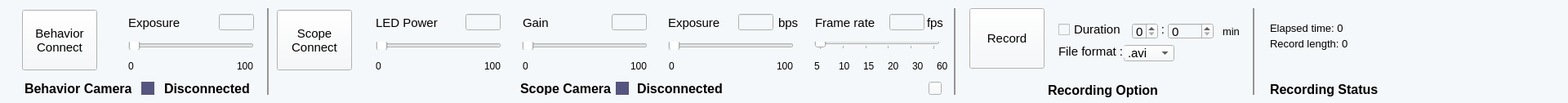
   <widget class="QWidget" name="widget_68" native="true">
    <property name="geometry">
     <rect>
      <x>0</x>
      <y>40</y>
      <width>1920</width>
      <height>126</height>
     </rect>
    </property>
    <property name="sizePolicy">
     <sizepolicy hsizetype="Preferred" vsizetype="Fixed">
      <horstretch>0</horstretch>
      <verstretch>0</verstretch>
     </sizepolicy>
    </property>
    <property name="minimumSize">
     <size>
      <width>1920</width>
      <height>126</height>
     </size>
    </property>
    <property name="styleSheet">
     <string notr="true">background-color: rgb(245, 248, 250);</string>
    </property>
    <widget class="QWidget" name="widget_31" native="true">
     <property name="geometry">
      <rect>
       <x>3112</x>
       <y>-2</y>
       <width>2</width>
       <height>115</height>
      </rect>
     </property>
     <property name="sizePolicy">
      <sizepolicy hsizetype="Fixed" vsizetype="Fixed">
       <horstretch>0</horstretch>
       <verstretch>0</verstretch>
      </sizepolicy>
     </property>
     <property name="minimumSize">
      <size>
       <width>2</width>
       <height>115</height>
      </size>
     </property>
     <property name="styleSheet">
      <string notr="true">background-color: rgb(149, 149, 149);</string>
     </property>
    </widget>
    <widget class="QLabel" name="label_21">
     <property name="geometry">
      <rect>
       <x>1555</x>
       <y>100</y>
       <width>141</width>
       <height>19</height>
      </rect>
     </property>
     <property name="font">
      <font>
       <family>Arial</family>
       <pointsize>12</pointsize>
       <weight>75</weight>
       <bold>true</bold>
      </font>
     </property>
     <property name="text">
      <string>Recording Status</string>
     </property>
    </widget>
    <widget class="QLabel" name="label_25">
     <property name="geometry">
      <rect>
       <x>1555</x>
       <y>45</y>
       <width>131</width>
       <height>16</height>
      </rect>
     </property>
     <property name="font">
      <font>
       <family>Arial</family>
       <pointsize>10</pointsize>
      </font>
     </property>
     <property name="text">
      <string>Record length: 0</string>
     </property>
    </widget>
    <widget class="QLabel" name="label_24">
     <property name="geometry">
      <rect>
       <x>1555</x>
       <y>26</y>
       <width>131</width>
       <height>16</height>
      </rect>
     </property>
     <property name="font">
      <font>
       <family>Arial</family>
       <pointsize>10</pointsize>
      </font>
     </property>
     <property name="text">
      <string>Elapsed time: 0</string>
     </property>
    </widget>
    <widget class="QWidget" name="widget_23" native="true">
     <property name="geometry">
      <rect>
       <x>327</x>
       <y>10</y>
       <width>2</width>
       <height>106</height>
      </rect>
     </property>
     <property name="sizePolicy">
      <sizepolicy hsizetype="Fixed" vsizetype="Fixed">
       <horstretch>0</horstretch>
       <verstretch>0</verstretch>
      </sizepolicy>
     </property>
     <property name="minimumSize">
      <size>
       <width>2</width>
       <height>106</height>
      </size>
     </property>
     <property name="styleSheet">
      <string notr="true">background-color: rgb(149, 149, 149);</string>
     </property>
    </widget>
    <widget class="QWidget" name="widget_24" native="true">
     <property name="geometry">
      <rect>
       <x>1168</x>
       <y>10</y>
       <width>2</width>
       <height>106</height>
      </rect>
     </property>
     <property name="sizePolicy">
      <sizepolicy hsizetype="Fixed" vsizetype="Fixed">
       <horstretch>0</horstretch>
       <verstretch>0</verstretch>
      </sizepolicy>
     </property>
     <property name="minimumSize">
      <size>
       <width>2</width>
       <height>106</height>
      </size>
     </property>
     <property name="styleSheet">
      <string notr="true">background-color: rgb(149, 149, 149);</string>
     </property>
    </widget>
    <widget class="QWidget" name="widget_32" native="true">
     <property name="geometry">
      <rect>
       <x>1534</x>
       <y>10</y>
       <width>2</width>
       <height>106</height>
      </rect>
     </property>
     <property name="sizePolicy">
      <sizepolicy hsizetype="Fixed" vsizetype="Fixed">
       <horstretch>0</horstretch>
       <verstretch>0</verstretch>
      </sizepolicy>
     </property>
     <property name="minimumSize">
      <size>
       <width>2</width>
       <height>106</height>
      </size>
     </property>
     <property name="styleSheet">
      <string notr="true">background-color: rgb(149, 149, 149);</string>
     </property>
    </widget>
    <widget class="QWidget" name="DAQBehCamPanel" native="true">
     <property name="geometry">
      <rect>
       <x>140</x>
       <y>10</y>
       <width>181</width>
       <height>81</height>
      </rect>
     </property>
     <widget class="QLabel" name="label_159">
      <property name="geometry">
       <rect>
        <x>17</x>
        <y>60</y>
        <width>21</width>
        <height>21</height>
       </rect>
      </property>
      <property name="font">
       <font>
        <family>Arial</family>
        <pointsize>9</pointsize>
       </font>
      </property>
      <property name="layoutDirection">
       <enum>Qt::LeftToRight</enum>
      </property>
      <property name="text">
       <string>0</string>
      </property>
      <property name="alignment">
       <set>Qt::AlignLeading|Qt::AlignLeft|Qt::AlignVCenter</set>
      </property>
     </widget>
     <widget class="QLineEdit" name="DAQBehExposureValue">
      <property name="geometry">
       <rect>
        <x>128</x>
        <y>7</y>
        <width>43</width>
        <height>20</height>
       </rect>
      </property>
      <property name="sizePolicy">
       <sizepolicy hsizetype="Fixed" vsizetype="Fixed">
        <horstretch>0</horstretch>
        <verstretch>0</verstretch>
       </sizepolicy>
      </property>
      <property name="minimumSize">
       <size>
        <width>43</width>
        <height>20</height>
       </size>
      </property>
     </widget>
     <widget class="QSlider" name="DAQBehExposureSlider">
      <property name="geometry">
       <rect>
        <x>17</x>
        <y>41</y>
        <width>154</width>
        <height>10</height>
       </rect>
      </property>
      <property name="sizePolicy">
       <sizepolicy hsizetype="Fixed" vsizetype="Fixed">
        <horstretch>0</horstretch>
        <verstretch>0</verstretch>
       </sizepolicy>
      </property>
      <property name="minimumSize">
       <size>
        <width>154</width>
        <height>10</height>
       </size>
      </property>
      <property name="cursor">
       <cursorShape>PointingHandCursor</cursorShape>
      </property>
      <property name="orientation">
       <enum>Qt::Horizontal</enum>
      </property>
     </widget>
     <widget class="QLabel" name="label_161">
      <property name="geometry">
       <rect>
        <x>150</x>
        <y>60</y>
        <width>31</width>
        <height>21</height>
       </rect>
      </property>
      <property name="font">
       <font>
        <family>Arial</family>
        <pointsize>9</pointsize>
       </font>
      </property>
      <property name="layoutDirection">
       <enum>Qt::LeftToRight</enum>
      </property>
      <property name="text">
       <string>100</string>
      </property>
      <property name="alignment">
       <set>Qt::AlignLeading|Qt::AlignLeft|Qt::AlignVCenter</set>
      </property>
     </widget>
     <widget class="QLabel" name="label_160">
      <property name="geometry">
       <rect>
        <x>17</x>
        <y>7</y>
        <width>91</width>
        <height>21</height>
       </rect>
      </property>
      <property name="font">
       <font>
        <family>Arial</family>
        <pointsize>11</pointsize>
       </font>
      </property>
      <property name="text">
       <string>Exposure</string>
      </property>
     </widget>
    </widget>
    <widget class="QWidget" name="DAQScopeCamPanel" native="true">
     <property name="geometry">
      <rect>
       <x>440</x>
       <y>0</y>
       <width>721</width>
       <height>91</height>
      </rect>
     </property>
     <widget class="QLabel" name="label_143">
      <property name="geometry">
       <rect>
        <x>647</x>
        <y>70</y>
        <width>21</width>
        <height>21</height>
       </rect>
      </property>
      <property name="font">
       <font>
        <family>Arial</family>
        <pointsize>9</pointsize>
       </font>
      </property>
      <property name="layoutDirection">
       <enum>Qt::LeftToRight</enum>
      </property>
      <property name="text">
       <string>20</string>
      </property>
      <property name="alignment">
       <set>Qt::AlignLeading|Qt::AlignLeft|Qt::AlignVCenter</set>
      </property>
     </widget>
     <widget class="QLabel" name="label_150">
      <property name="geometry">
       <rect>
        <x>378</x>
        <y>17</y>
        <width>91</width>
        <height>21</height>
       </rect>
      </property>
      <property name="font">
       <font>
        <family>Arial</family>
        <pointsize>11</pointsize>
       </font>
      </property>
      <property name="text">
       <string>Exposure</string>
      </property>
     </widget>
     <widget class="QLabel" name="label_148">
      <property name="geometry">
       <rect>
        <x>379</x>
        <y>70</y>
        <width>21</width>
        <height>21</height>
       </rect>
      </property>
      <property name="font">
       <font>
        <family>Arial</family>
        <pointsize>9</pointsize>
       </font>
      </property>
      <property name="layoutDirection">
       <enum>Qt::LeftToRight</enum>
      </property>
      <property name="text">
       <string>0</string>
      </property>
      <property name="alignment">
       <set>Qt::AlignLeading|Qt::AlignLeft|Qt::AlignVCenter</set>
      </property>
     </widget>
     <widget class="QLabel" name="label_157">
      <property name="geometry">
       <rect>
        <x>558</x>
        <y>17</y>
        <width>91</width>
        <height>21</height>
       </rect>
      </property>
      <property name="font">
       <font>
        <family>Arial</family>
        <pointsize>11</pointsize>
       </font>
      </property>
      <property name="text">
       <string>Frame rate</string>
      </property>
     </widget>
     <widget class="QLabel" name="label_142">
      <property name="geometry">
       <rect>
        <x>20</x>
        <y>17</y>
        <width>91</width>
        <height>21</height>
       </rect>
      </property>
      <property name="font">
       <font>
        <family>Arial</family>
        <pointsize>11</pointsize>
       </font>
      </property>
      <property name="text">
       <string>LED Power</string>
      </property>
     </widget>
     <widget class="QSlider" name="DAQScopeFRSlider">
      <property name="geometry">
       <rect>
        <x>557</x>
        <y>51</y>
        <width>154</width>
        <height>10</height>
       </rect>
      </property>
      <property name="sizePolicy">
       <sizepolicy hsizetype="Fixed" vsizetype="Fixed">
        <horstretch>0</horstretch>
        <verstretch>0</verstretch>
       </sizepolicy>
      </property>
      <property name="minimumSize">
       <size>
        <width>154</width>
        <height>10</height>
       </size>
      </property>
      <property name="cursor">
       <cursorShape>PointingHandCursor</cursorShape>
      </property>
      <property name="mouseTracking">
       <bool>false</bool>
      </property>
      <property name="minimum">
       <number>0</number>
      </property>
      <property name="maximum">
       <number>5</number>
      </property>
      <property name="singleStep">
       <number>1</number>
      </property>
      <property name="pageStep">
       <number>1</number>
      </property>
      <property name="value">
       <number>0</number>
      </property>
      <property name="sliderPosition">
       <number>0</number>
      </property>
      <property name="orientation">
       <enum>Qt::Horizontal</enum>
      </property>
      <property name="invertedControls">
       <bool>false</bool>
      </property>
      <property name="tickPosition">
       <enum>QSlider::TicksBelow</enum>
      </property>
      <property name="tickInterval">
       <number>1</number>
      </property>
     </widget>
     <widget class="QLineEdit" name="DAQScopeFRvalue">
      <property name="geometry">
       <rect>
        <x>649</x>
        <y>17</y>
        <width>43</width>
        <height>20</height>
       </rect>
      </property>
      <property name="sizePolicy">
       <sizepolicy hsizetype="Fixed" vsizetype="Fixed">
        <horstretch>0</horstretch>
        <verstretch>0</verstretch>
       </sizepolicy>
      </property>
      <property name="minimumSize">
       <size>
        <width>43</width>
        <height>20</height>
       </size>
      </property>
     </widget>
     <widget class="QSlider" name="DAQScopeLEDSlider">
      <property name="geometry">
       <rect>
        <x>20</x>
        <y>51</y>
        <width>154</width>
        <height>10</height>
       </rect>
      </property>
      <property name="sizePolicy">
       <sizepolicy hsizetype="Fixed" vsizetype="Fixed">
        <horstretch>0</horstretch>
        <verstretch>0</verstretch>
       </sizepolicy>
      </property>
      <property name="minimumSize">
       <size>
        <width>154</width>
        <height>10</height>
       </size>
      </property>
      <property name="cursor">
       <cursorShape>PointingHandCursor</cursorShape>
      </property>
      <property name="orientation">
       <enum>Qt::Horizontal</enum>
      </property>
     </widget>
     <widget class="QLabel" name="label_141">
      <property name="geometry">
       <rect>
        <x>557</x>
        <y>70</y>
        <width>21</width>
        <height>21</height>
       </rect>
      </property>
      <property name="font">
       <font>
        <family>Arial</family>
        <pointsize>9</pointsize>
       </font>
      </property>
      <property name="layoutDirection">
       <enum>Qt::LeftToRight</enum>
      </property>
      <property name="text">
       <string>5</string>
      </property>
      <property name="alignment">
       <set>Qt::AlignLeading|Qt::AlignLeft|Qt::AlignVCenter</set>
      </property>
     </widget>
     <widget class="QLabel" name="label_154">
      <property name="geometry">
       <rect>
        <x>707</x>
        <y>70</y>
        <width>31</width>
        <height>21</height>
       </rect>
      </property>
      <property name="font">
       <font>
        <family>Arial</family>
        <pointsize>9</pointsize>
       </font>
      </property>
      <property name="layoutDirection">
       <enum>Qt::LeftToRight</enum>
      </property>
      <property name="text">
       <string>60</string>
      </property>
      <property name="alignment">
       <set>Qt::AlignLeading|Qt::AlignLeft|Qt::AlignVCenter</set>
      </property>
     </widget>
     <widget class="QLabel" name="label_147">
      <property name="geometry">
       <rect>
        <x>153</x>
        <y>70</y>
        <width>31</width>
        <height>21</height>
       </rect>
      </property>
      <property name="font">
       <font>
        <family>Arial</family>
        <pointsize>9</pointsize>
       </font>
      </property>
      <property name="layoutDirection">
       <enum>Qt::LeftToRight</enum>
      </property>
      <property name="text">
       <string>100</string>
      </property>
      <property name="alignment">
       <set>Qt::AlignLeading|Qt::AlignLeft|Qt::AlignVCenter</set>
      </property>
     </widget>
     <widget class="QSlider" name="DAQScopeGainSlider">
      <property name="geometry">
       <rect>
        <x>199</x>
        <y>51</y>
        <width>154</width>
        <height>10</height>
       </rect>
      </property>
      <property name="sizePolicy">
       <sizepolicy hsizetype="Fixed" vsizetype="Fixed">
        <horstretch>0</horstretch>
        <verstretch>0</verstretch>
       </sizepolicy>
      </property>
      <property name="minimumSize">
       <size>
        <width>154</width>
        <height>10</height>
       </size>
      </property>
      <property name="cursor">
       <cursorShape>PointingHandCursor</cursorShape>
      </property>
      <property name="orientation">
       <enum>Qt::Horizontal</enum>
      </property>
     </widget>
     <widget class="QSlider" name="DAQScopeExposureSlider">
      <property name="geometry">
       <rect>
        <x>378</x>
        <y>51</y>
        <width>154</width>
        <height>10</height>
       </rect>
      </property>
      <property name="sizePolicy">
       <sizepolicy hsizetype="Fixed" vsizetype="Fixed">
        <horstretch>0</horstretch>
        <verstretch>0</verstretch>
       </sizepolicy>
      </property>
      <property name="minimumSize">
       <size>
        <width>154</width>
        <height>10</height>
       </size>
      </property>
      <property name="cursor">
       <cursorShape>PointingHandCursor</cursorShape>
      </property>
      <property name="orientation">
       <enum>Qt::Horizontal</enum>
      </property>
     </widget>
     <widget class="QLabel" name="label_218">
      <property name="geometry">
       <rect>
        <x>513</x>
        <y>17</y>
        <width>31</width>
        <height>21</height>
       </rect>
      </property>
      <property name="font">
       <font>
        <family>Arial</family>
        <pointsize>11</pointsize>
       </font>
      </property>
      <property name="text">
       <string>bps</string>
      </property>
     </widget>
     <widget class="QLabel" name="label_144">
      <property name="geometry">
       <rect>
        <x>200</x>
        <y>17</y>
        <width>67</width>
        <height>21</height>
       </rect>
      </property>
      <property name="font">
       <font>
        <family>Arial</family>
        <pointsize>11</pointsize>
       </font>
      </property>
      <property name="text">
       <string>Gain</string>
      </property>
     </widget>
     <widget class="QLabel" name="label_146">
      <property name="geometry">
       <rect>
        <x>200</x>
        <y>70</y>
        <width>21</width>
        <height>21</height>
       </rect>
      </property>
      <property name="font">
       <font>
        <family>Arial</family>
        <pointsize>9</pointsize>
       </font>
      </property>
      <property name="layoutDirection">
       <enum>Qt::LeftToRight</enum>
      </property>
      <property name="text">
       <string>0</string>
      </property>
      <property name="alignment">
       <set>Qt::AlignLeading|Qt::AlignLeft|Qt::AlignVCenter</set>
      </property>
     </widget>
     <widget class="QLabel" name="label_149">
      <property name="geometry">
       <rect>
        <x>587</x>
        <y>70</y>
        <width>21</width>
        <height>21</height>
       </rect>
      </property>
      <property name="font">
       <font>
        <family>Arial</family>
        <pointsize>9</pointsize>
       </font>
      </property>
      <property name="layoutDirection">
       <enum>Qt::LeftToRight</enum>
      </property>
      <property name="text">
       <string>10</string>
      </property>
      <property name="alignment">
       <set>Qt::AlignLeading|Qt::AlignLeft|Qt::AlignVCenter</set>
      </property>
     </widget>
     <widget class="QLabel" name="label_158">
      <property name="geometry">
       <rect>
        <x>677</x>
        <y>70</y>
        <width>21</width>
        <height>21</height>
       </rect>
      </property>
      <property name="font">
       <font>
        <family>Arial</family>
        <pointsize>9</pointsize>
       </font>
      </property>
      <property name="layoutDirection">
       <enum>Qt::LeftToRight</enum>
      </property>
      <property name="text">
       <string>30</string>
      </property>
      <property name="alignment">
       <set>Qt::AlignLeading|Qt::AlignLeft|Qt::AlignVCenter</set>
      </property>
     </widget>
     <widget class="QLineEdit" name="DAQScopeLEDValue">
      <property name="geometry">
       <rect>
        <x>130</x>
        <y>17</y>
        <width>43</width>
        <height>20</height>
       </rect>
      </property>
      <property name="sizePolicy">
       <sizepolicy hsizetype="Fixed" vsizetype="Fixed">
        <horstretch>0</horstretch>
        <verstretch>0</verstretch>
       </sizepolicy>
      </property>
      <property name="minimumSize">
       <size>
        <width>43</width>
        <height>20</height>
       </size>
      </property>
     </widget>
     <widget class="QLabel" name="label_156">
      <property name="geometry">
       <rect>
        <x>617</x>
        <y>70</y>
        <width>21</width>
        <height>21</height>
       </rect>
      </property>
      <property name="font">
       <font>
        <family>Arial</family>
        <pointsize>9</pointsize>
       </font>
      </property>
      <property name="layoutDirection">
       <enum>Qt::LeftToRight</enum>
      </property>
      <property name="text">
       <string>15</string>
      </property>
      <property name="alignment">
       <set>Qt::AlignLeading|Qt::AlignLeft|Qt::AlignVCenter</set>
      </property>
     </widget>
     <widget class="QLabel" name="label_152">
      <property name="geometry">
       <rect>
        <x>332</x>
        <y>70</y>
        <width>31</width>
        <height>21</height>
       </rect>
      </property>
      <property name="font">
       <font>
        <family>Arial</family>
        <pointsize>9</pointsize>
       </font>
      </property>
      <property name="layoutDirection">
       <enum>Qt::LeftToRight</enum>
      </property>
      <property name="text">
       <string>100</string>
      </property>
      <property name="alignment">
       <set>Qt::AlignLeading|Qt::AlignLeft|Qt::AlignVCenter</set>
      </property>
     </widget>
     <widget class="QLabel" name="label_155">
      <property name="geometry">
       <rect>
        <x>695</x>
        <y>17</y>
        <width>31</width>
        <height>21</height>
       </rect>
      </property>
      <property name="font">
       <font>
        <family>Arial</family>
        <pointsize>11</pointsize>
       </font>
      </property>
      <property name="text">
       <string>fps</string>
      </property>
     </widget>
     <widget class="QLineEdit" name="DAQScopeGainValue">
      <property name="geometry">
       <rect>
        <x>309</x>
        <y>17</y>
        <width>43</width>
        <height>20</height>
       </rect>
      </property>
      <property name="sizePolicy">
       <sizepolicy hsizetype="Fixed" vsizetype="Fixed">
        <horstretch>0</horstretch>
        <verstretch>0</verstretch>
       </sizepolicy>
      </property>
      <property name="minimumSize">
       <size>
        <width>43</width>
        <height>20</height>
       </size>
      </property>
      <property name="text">
       <string/>
      </property>
     </widget>
     <widget class="QLabel" name="label_145">
      <property name="geometry">
       <rect>
        <x>20</x>
        <y>70</y>
        <width>21</width>
        <height>21</height>
       </rect>
      </property>
      <property name="font">
       <font>
        <family>Arial</family>
        <pointsize>9</pointsize>
       </font>
      </property>
      <property name="layoutDirection">
       <enum>Qt::LeftToRight</enum>
      </property>
      <property name="text">
       <string>0</string>
      </property>
      <property name="alignment">
       <set>Qt::AlignLeading|Qt::AlignLeft|Qt::AlignVCenter</set>
      </property>
     </widget>
     <widget class="QLineEdit" name="DAQScopeExposureValue">
      <property name="geometry">
       <rect>
        <x>464</x>
        <y>17</y>
        <width>43</width>
        <height>20</height>
       </rect>
      </property>
      <property name="sizePolicy">
       <sizepolicy hsizetype="Fixed" vsizetype="Fixed">
        <horstretch>0</horstretch>
        <verstretch>0</verstretch>
       </sizepolicy>
      </property>
      <property name="minimumSize">
       <size>
        <width>43</width>
        <height>20</height>
       </size>
      </property>
     </widget>
     <widget class="QLabel" name="label_153">
      <property name="geometry">
       <rect>
        <x>511</x>
        <y>70</y>
        <width>31</width>
        <height>21</height>
       </rect>
      </property>
      <property name="font">
       <font>
        <family>Arial</family>
        <pointsize>9</pointsize>
       </font>
      </property>
      <property name="layoutDirection">
       <enum>Qt::LeftToRight</enum>
      </property>
      <property name="text">
       <string>100</string>
      </property>
      <property name="alignment">
       <set>Qt::AlignLeading|Qt::AlignLeft|Qt::AlignVCenter</set>
      </property>
     </widget>
    </widget>
    <widget class="QWidget" name="widget_2" native="true">
     <property name="geometry">
      <rect>
       <x>1180</x>
       <y>0</y>
       <width>351</width>
       <height>121</height>
      </rect>
     </property>
     <widget class="QLabel" name="label_23">
      <property name="geometry">
       <rect>
        <x>0</x>
        <y>100</y>
        <width>341</width>
        <height>20</height>
       </rect>
      </property>
      <property name="font">
       <font>
        <family>Arial</family>
        <pointsize>12</pointsize>
        <weight>75</weight>
        <bold>true</bold>
       </font>
      </property>
      <property name="text">
       <string>Recording Option</string>
      </property>
      <property name="alignment">
       <set>Qt::AlignCenter</set>
      </property>
     </widget>
     <widget class="QLabel" name="label_20">
      <property name="geometry">
       <rect>
        <x>236</x>
        <y>28</y>
        <width>16</width>
        <height>16</height>
       </rect>
      </property>
      <property name="font">
       <font>
        <family>Arial</family>
        <pointsize>11</pointsize>
       </font>
      </property>
      <property name="text">
       <string>:</string>
      </property>
      <property name="alignment">
       <set>Qt::AlignCenter</set>
      </property>
     </widget>
     <widget class="QLabel" name="label_26">
      <property name="geometry">
       <rect>
        <x>317</x>
        <y>30</y>
        <width>21</width>
        <height>16</height>
       </rect>
      </property>
      <property name="font">
       <font>
        <family>Arial</family>
        <pointsize>10</pointsize>
       </font>
      </property>
      <property name="text">
       <string>min</string>
      </property>
     </widget>
     <widget class="QPushButton" name="DAQRecordButton">
      <property name="geometry">
       <rect>
        <x>7</x>
        <y>10</y>
        <width>92</width>
        <height>74</height>
       </rect>
      </property>
      <property name="minimumSize">
       <size>
        <width>92</width>
        <height>74</height>
       </size>
      </property>
      <property name="font">
       <font>
        <family>Arial</family>
        <pointsize>11</pointsize>
       </font>
      </property>
      <property name="text">
       <string>Record</string>
      </property>
     </widget>
     <widget class="QSpinBox" name="spinBox">
      <property name="geometry">
       <rect>
        <x>206</x>
        <y>28</y>
        <width>32</width>
        <height>20</height>
       </rect>
      </property>
      <property name="minimumSize">
       <size>
        <width>32</width>
        <height>20</height>
       </size>
      </property>
      <property name="font">
       <font>
        <family>Arial</family>
        <pointsize>11</pointsize>
       </font>
      </property>
     </widget>
     <widget class="QSpinBox" name="spinBox_2">
      <property name="geometry">
       <rect>
        <x>250</x>
        <y>28</y>
        <width>56</width>
        <height>20</height>
       </rect>
      </property>
      <property name="minimumSize">
       <size>
        <width>56</width>
        <height>20</height>
       </size>
      </property>
      <property name="font">
       <font>
        <family>Arial</family>
        <pointsize>11</pointsize>
       </font>
      </property>
     </widget>
     <widget class="QComboBox" name="comboBox">
      <property name="geometry">
       <rect>
        <x>196</x>
        <y>55</y>
        <width>62</width>
        <height>20</height>
       </rect>
      </property>
      <property name="minimumSize">
       <size>
        <width>62</width>
        <height>20</height>
       </size>
      </property>
      <property name="font">
       <font>
        <family>Arial</family>
        <pointsize>11</pointsize>
       </font>
      </property>
      <item>
       <property name="text">
        <string>.avi</string>
       </property>
      </item>
      <item>
       <property name="text">
        <string>.wmv</string>
       </property>
      </item>
      <item>
       <property name="text">
        <string>.Mp4</string>
       </property>
      </item>
      <item>
       <property name="text">
        <string>.tiff</string>
       </property>
      </item>
     </widget>
     <widget class="QLabel" name="label_19">
      <property name="geometry">
       <rect>
        <x>116</x>
        <y>55</y>
        <width>81</width>
        <height>16</height>
       </rect>
      </property>
      <property name="font">
       <font>
        <family>Arial</family>
        <pointsize>11</pointsize>
       </font>
      </property>
      <property name="text">
       <string>File format :</string>
      </property>
     </widget>
     <widget class="QCheckBox" name="DAQRecordDurationCheckbox">
      <property name="geometry">
       <rect>
        <x>116</x>
        <y>28</y>
        <width>81</width>
        <height>16</height>
       </rect>
      </property>
      <property name="font">
       <font>
        <family>Arial</family>
        <pointsize>11</pointsize>
       </font>
      </property>
      <property name="text">
       <string>Duration :</string>
      </property>
     </widget>
    </widget>
    <widget class="QPushButton" name="DAQBehCamButton">
     <property name="geometry">
      <rect>
       <x>27</x>
       <y>12</y>
       <width>92</width>
       <height>74</height>
      </rect>
     </property>
     <property name="minimumSize">
      <size>
       <width>92</width>
       <height>74</height>
      </size>
     </property>
     <property name="font">
      <font>
       <family>Arial</family>
       <pointsize>11</pointsize>
      </font>
     </property>
     <property name="text">
      <string>Behavior
Connect</string>
     </property>
    </widget>
    <widget class="QPushButton" name="DAQScopeCamButton">
     <property name="geometry">
      <rect>
       <x>339</x>
       <y>12</y>
       <width>92</width>
       <height>74</height>
      </rect>
     </property>
     <property name="minimumSize">
      <size>
       <width>92</width>
       <height>74</height>
      </size>
     </property>
     <property name="font">
      <font>
       <family>Arial</family>
       <pointsize>11</pointsize>
      </font>
     </property>
     <property name="text">
      <string>Scope
Connect</string>
     </property>
    </widget>
    <widget class="QLabel" name="label_17">
     <property name="geometry">
      <rect>
       <x>30</x>
       <y>100</y>
       <width>131</width>
       <height>16</height>
      </rect>
     </property>
     <property name="font">
      <font>
       <family>Arial</family>
       <pointsize>12</pointsize>
       <weight>75</weight>
       <bold>true</bold>
      </font>
     </property>
     <property name="text">
      <string>Behavior Camera</string>
     </property>
    </widget>
    <widget class="QLabel" name="DAQBehCamStatus">
     <property name="geometry">
      <rect>
       <x>201</x>
       <y>100</y>
       <width>115</width>
       <height>16</height>
      </rect>
     </property>
     <property name="font">
      <font>
       <family>Arial</family>
       <pointsize>12</pointsize>
       <weight>75</weight>
       <bold>true</bold>
      </font>
     </property>
     <property name="text">
      <string>Disconnected</string>
     </property>
    </widget>
    <widget class="QWidget" name="DAQBehSign" native="true">
     <property name="geometry">
      <rect>
       <x>173</x>
       <y>100</y>
       <width>16</width>
       <height>16</height>
      </rect>
     </property>
     <property name="styleSheet">
      <string notr="true">background-color: rgb(85, 85, 127);</string>
     </property>
    </widget>
    <widget class="QLabel" name="DAQScopeCamStatus">
     <property name="geometry">
      <rect>
       <x>780</x>
       <y>100</y>
       <width>111</width>
       <height>16</height>
      </rect>
     </property>
     <property name="font">
      <font>
       <family>Arial</family>
       <pointsize>12</pointsize>
       <weight>75</weight>
       <bold>true</bold>
      </font>
     </property>
     <property name="text">
      <string>Disconnected</string>
     </property>
    </widget>
    <widget class="QPushButton" name="pushButton_120">
     <property name="geometry">
      <rect>
       <x>1137</x>
       <y>100</y>
       <width>16</width>
       <height>16</height>
      </rect>
     </property>
     <property name="text">
      <string/>
     </property>
    </widget>
    <widget class="QLabel" name="label_151">
     <property name="geometry">
      <rect>
       <x>637</x>
       <y>100</y>
       <width>115</width>
       <height>16</height>
      </rect>
     </property>
     <property name="font">
      <font>
       <family>Arial</family>
       <pointsize>12</pointsize>
       <weight>75</weight>
       <bold>true</bold>
      </font>
     </property>
     <property name="text">
      <string>Scope Camera</string>
     </property>
    </widget>
    <widget class="QWidget" name="DAQScopeSign" native="true">
     <property name="geometry">
      <rect>
       <x>754</x>
       <y>100</y>
       <width>16</width>
       <height>16</height>
      </rect>
     </property>
     <property name="styleSheet">
      <string notr="true">background-color: rgb(85, 85, 127);</string>
     </property>
    </widget>
   </widget>
